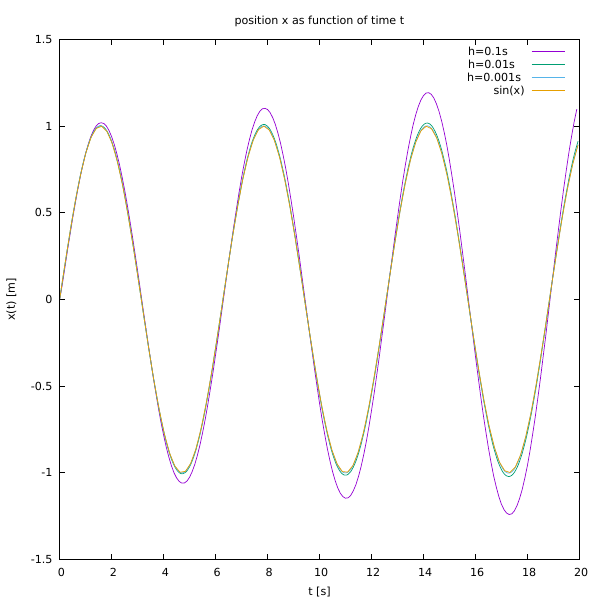

Write gnuplot code to recreate this figure.
set terminal pdf size 6,6
set output "IE2_RK.pdf"

# plot x(t)
set title "position x as function of time t"
set xlabel "t [s]"
set ylabel "x(t) [m]"

plot "IE2_RK_h=0.100.dat" u 1:2 title "h=0.1s	" w l,\
	 "IE2_RK_h=0.010.dat" u 1:2 title "h=0.01s	" w l,\
	 "IE2_RK_h=0.001.dat" u 1:2 title "h=0.001s " w l,\
	 sin(x)

# plot v(t)
set title "velocity v as function of time t"
set xlabel "t [s]"
set ylabel "v(t) [m/s]"

plot "IE2_RK_h=0.100.dat" u 1:3 title "h=0.1s	" w l,\
	 "IE2_RK_h=0.010.dat" u 1:3 title "h=0.01s	" w l,\
	 "IE2_RK_h=0.001.dat" u 1:3 title "h=0.001s " w l,\
	 cos(x)

# plot x(t) against v(t)
set title "velocity as function of position"
set xlabel "x(t) [m]"
set ylabel "v(x(t)) [m/s]"
set size square

set object 1 circle at 0,0 size 1

plot "IE2_RK_h=0.100.dat" u 2:3 title "h=0.1s  " w l,\
	 "IE2_RK_h=0.010.dat" u 2:3 title "h=0.01s " w l,\
	 "IE2_RK_h=0.001.dat" u 2:3 title "h=0.001s" w l

